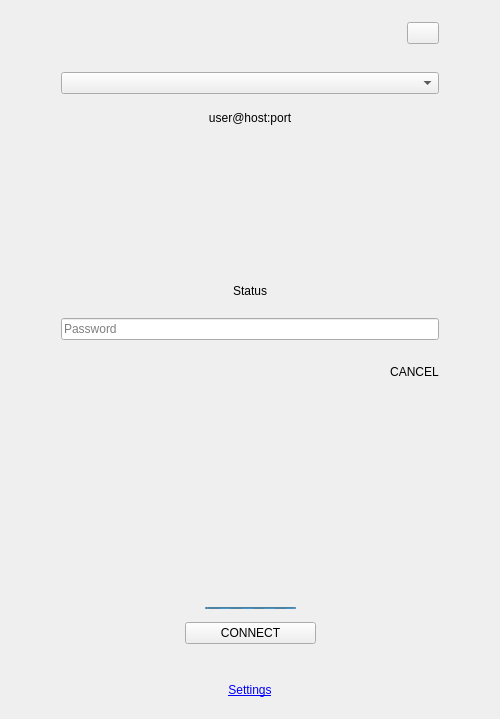
<?xml version="1.0" encoding="UTF-8"?>
<ui version="4.0">
 <class>MainWindow</class>
 <widget class="QMainWindow" name="MainWindow">
  <property name="geometry">
   <rect>
    <x>0</x>
    <y>0</y>
    <width>500</width>
    <height>719</height>
   </rect>
  </property>
  <property name="minimumSize">
   <size>
    <width>350</width>
    <height>0</height>
   </size>
  </property>
  <property name="maximumSize">
   <size>
    <width>500</width>
    <height>800</height>
   </size>
  </property>
  <property name="windowTitle">
   <string>MainWindow</string>
  </property>
  <widget class="QWidget" name="centralWidget">
   <layout class="QVBoxLayout" name="verticalLayout_4">
    <property name="leftMargin">
     <number>50</number>
    </property>
    <property name="rightMargin">
     <number>50</number>
    </property>
    <item>
     <widget class="QWidget" name="widget_6" native="true">
      <layout class="QHBoxLayout" name="horizontalLayout_5">
       <item>
        <widget class="QLabel" name="label">
         <property name="text">
          <string/>
         </property>
         <property name="alignment">
          <set>Qt::AlignCenter</set>
         </property>
        </widget>
       </item>
       <item>
        <widget class="QPushButton" name="pbHamburger">
         <property name="maximumSize">
          <size>
           <width>32</width>
           <height>32</height>
          </size>
         </property>
         <property name="text">
          <string/>
         </property>
        </widget>
       </item>
      </layout>
     </widget>
    </item>
    <item>
     <widget class="QWidget" name="widget_3" native="true">
      <layout class="QHBoxLayout">
       <item>
        <widget class="QComboBox" name="cboParam"/>
       </item>
      </layout>
     </widget>
    </item>
    <item>
     <widget class="QLabel" name="lblUserHostPort">
      <property name="text">
       <string>user@host:port</string>
      </property>
      <property name="alignment">
       <set>Qt::AlignCenter</set>
      </property>
     </widget>
    </item>
    <item>
     <spacer name="verticalSpacer_2">
      <property name="orientation">
       <enum>Qt::Vertical</enum>
      </property>
      <property name="sizeHint" stdset="0">
       <size>
        <width>20</width>
        <height>40</height>
       </size>
      </property>
     </spacer>
    </item>
    <item>
     <widget class="QWidget" name="widget_7" native="true">
      <property name="sizePolicy">
       <sizepolicy hsizetype="Preferred" vsizetype="Fixed">
        <horstretch>0</horstretch>
        <verstretch>0</verstretch>
       </sizepolicy>
      </property>
      <property name="minimumSize">
       <size>
        <width>0</width>
        <height>130</height>
       </size>
      </property>
      <layout class="QVBoxLayout" name="verticalLayout_2">
       <property name="leftMargin">
        <number>0</number>
       </property>
       <property name="rightMargin">
        <number>0</number>
       </property>
       <item>
        <widget class="QLabel" name="lblStatus">
         <property name="sizePolicy">
          <sizepolicy hsizetype="Preferred" vsizetype="Expanding">
           <horstretch>0</horstretch>
           <verstretch>0</verstretch>
          </sizepolicy>
         </property>
         <property name="minimumSize">
          <size>
           <width>0</width>
           <height>20</height>
          </size>
         </property>
         <property name="maximumSize">
          <size>
           <width>16777215</width>
           <height>150</height>
          </size>
         </property>
         <property name="text">
          <string>Status</string>
         </property>
         <property name="alignment">
          <set>Qt::AlignCenter</set>
         </property>
         <property name="wordWrap">
          <bool>true</bool>
         </property>
        </widget>
       </item>
       <item>
        <widget class="QWidget" name="widgetPassword" native="true">
         <property name="sizePolicy">
          <sizepolicy hsizetype="Preferred" vsizetype="Fixed">
           <horstretch>0</horstretch>
           <verstretch>0</verstretch>
          </sizepolicy>
         </property>
         <property name="minimumSize">
          <size>
           <width>0</width>
           <height>120</height>
          </size>
         </property>
         <property name="maximumSize">
          <size>
           <width>16777215</width>
           <height>120</height>
          </size>
         </property>
         <property name="styleSheet">
          <string notr="true"/>
         </property>
         <layout class="QVBoxLayout" name="_2">
          <property name="spacing">
           <number>0</number>
          </property>
          <item>
           <widget class="QLineEdit" name="txtPassword">
            <property name="echoMode">
             <enum>QLineEdit::Password</enum>
            </property>
            <property name="placeholderText">
             <string>Password</string>
            </property>
           </widget>
          </item>
          <item>
           <widget class="QWidget" name="widget_8" native="true">
            <property name="styleSheet">
             <string notr="true">border: 0px</string>
            </property>
            <layout class="QHBoxLayout" name="horizontalLayout_6">
             <property name="topMargin">
              <number>0</number>
             </property>
             <property name="rightMargin">
              <number>0</number>
             </property>
             <item>
              <spacer name="horizontalSpacer_3">
               <property name="orientation">
                <enum>Qt::Horizontal</enum>
               </property>
               <property name="sizeHint" stdset="0">
                <size>
                 <width>40</width>
                 <height>20</height>
                </size>
               </property>
              </spacer>
             </item>
             <item>
              <widget class="QPushButton" name="pbCancel">
               <property name="maximumSize">
                <size>
                 <width>100</width>
                 <height>16777215</height>
                </size>
               </property>
               <property name="text">
                <string>CANCEL</string>
               </property>
              </widget>
             </item>
            </layout>
           </widget>
          </item>
         </layout>
        </widget>
       </item>
      </layout>
     </widget>
    </item>
    <item>
     <spacer name="verticalSpacer">
      <property name="orientation">
       <enum>Qt::Vertical</enum>
      </property>
      <property name="sizeHint" stdset="0">
       <size>
        <width>20</width>
        <height>40</height>
       </size>
      </property>
     </spacer>
    </item>
    <item>
     <widget class="QWidget" name="widget_2" native="true">
      <layout class="QHBoxLayout" name="horizontalLayout_3">
       <item>
        <spacer name="horizontalSpacer">
         <property name="orientation">
          <enum>Qt::Horizontal</enum>
         </property>
         <property name="sizeHint" stdset="0">
          <size>
           <width>58</width>
           <height>20</height>
          </size>
         </property>
        </spacer>
       </item>
       <item>
        <widget class="QWidget" name="widget" native="true">
         <layout class="QVBoxLayout" name="verticalLayout">
          <property name="spacing">
           <number>10</number>
          </property>
          <item>
           <widget class="QWidget" name="widget_4" native="true">
            <property name="sizePolicy">
             <sizepolicy hsizetype="Preferred" vsizetype="Fixed">
              <horstretch>0</horstretch>
              <verstretch>0</verstretch>
             </sizepolicy>
            </property>
            <property name="minimumSize">
             <size>
              <width>0</width>
              <height>8</height>
             </size>
            </property>
            <property name="maximumSize">
             <size>
              <width>16777215</width>
              <height>8</height>
             </size>
            </property>
            <layout class="QHBoxLayout" name="horizontalLayout">
             <property name="leftMargin">
              <number>20</number>
             </property>
             <property name="topMargin">
              <number>0</number>
             </property>
             <property name="rightMargin">
              <number>20</number>
             </property>
             <property name="bottomMargin">
              <number>0</number>
             </property>
             <item>
              <widget class="QProgressBar" name="progressBar">
               <property name="maximumSize">
                <size>
                 <width>16777215</width>
                 <height>2</height>
                </size>
               </property>
               <property name="maximum">
                <number>0</number>
               </property>
               <property name="textVisible">
                <bool>false</bool>
               </property>
              </widget>
             </item>
            </layout>
           </widget>
          </item>
          <item>
           <widget class="QPushButton" name="pbConnect">
            <property name="maximumSize">
             <size>
              <width>200</width>
              <height>16777215</height>
             </size>
            </property>
            <property name="text">
             <string>CONNECT</string>
            </property>
           </widget>
          </item>
         </layout>
        </widget>
       </item>
       <item>
        <spacer name="horizontalSpacer_2">
         <property name="orientation">
          <enum>Qt::Horizontal</enum>
         </property>
         <property name="sizeHint" stdset="0">
          <size>
           <width>59</width>
           <height>20</height>
          </size>
         </property>
        </spacer>
       </item>
      </layout>
     </widget>
    </item>
    <item>
     <widget class="QWidget" name="widget_5" native="true">
      <layout class="QHBoxLayout" name="horizontalLayout_4">
       <item>
        <widget class="QLabel" name="lblSettings">
         <property name="maximumSize">
          <size>
           <width>150</width>
           <height>16777215</height>
          </size>
         </property>
         <property name="cursor">
          <cursorShape>PointingHandCursor</cursorShape>
         </property>
         <property name="text">
          <string>&lt;html&gt;&lt;head/&gt;&lt;body&gt;&lt;p&gt;&lt;a href=&quot;#&quot;&gt;&lt;span style=&quot; text-decoration: underline; color:#0000ff;&quot;&gt;Settings&lt;/span&gt;&lt;/a&gt;&lt;/p&gt;&lt;/body&gt;&lt;/html&gt;</string>
         </property>
         <property name="alignment">
          <set>Qt::AlignCenter</set>
         </property>
        </widget>
       </item>
      </layout>
     </widget>
    </item>
   </layout>
  </widget>
 </widget>
 <layoutdefault spacing="6" margin="11"/>
 <resources/>
 <connections/>
</ui>
